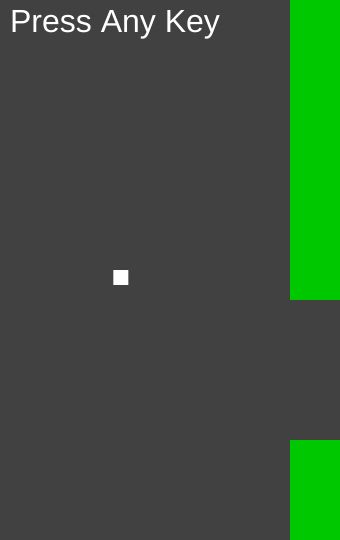
Frame 1 (no input)
Frame 60 (no input): identical to frame 1, image omitted
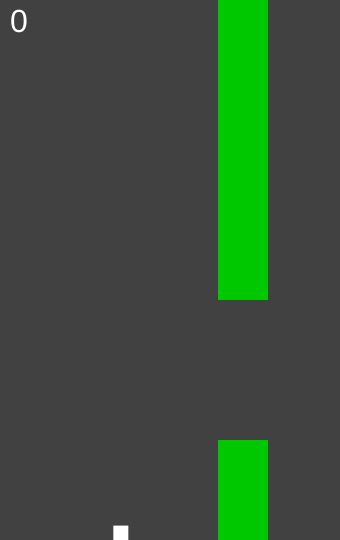
Frame 120 (the mouse pressed at the canvas centre since frame 60)

The p5.js sketch that drew these frames (run headless with seeded random() and noise() and a simulated clock; from frame 60 on, the mouse is pressed at the canvas centre):

// p5.js sketch
// ── sketch.js
let Brick;
let gravity;
let force;
let freeze;
let Hurdle;
let hurdleGap;
let score;
let gameOver;
function setup() {
   noStroke();
   createCanvas(340,540).center('horizontal');
   Brick = new brick();
   Hurdle = [];
   Hurdle.push(new hurdle());
   gravity = createVector(0,0.2);
   force = createVector(0,0);
   hurdleGap = 200;
   freeze = true;
   score = 0;
   gameOver = false;

}



function keyPressed() {
  jump();
}

function mousePressed() {
  jump();
}

function jump(){
  if(gameOver == false)
   freeze = false;
  else
    setup();
  force = createVector(0,-10);
  Brick.applyForce(force);
}

function draw() {
	background(65);
	Brick.applyForce(gravity);
  if(freeze == false)
	Brick.update();
	Brick.show();

   //Delete Hurdles which are out of Canvas   
  if(Hurdle[0].pos.x<-20)
      Hurdle.splice(0,1);

 	for(var i=0;i<Hurdle.length;i++){
    if(freeze == false)
 		Hurdle[i].update();
 		Hurdle[i].show();
   }
   	
  //Add New Hurdle
  if(Hurdle[Hurdle.length - 1].pos.x < width - hurdleGap){
 		Hurdle.push(new hurdle());
 	}
 
  //Scoring
  if(floor(Hurdle[0].pos.x+Hurdle[0].width+15-width/3) == -2)
    ++score;
 
 	//Game Over
  if(Brick.collide(Hurdle[0])==true || Brick.pos.y > height - 15)
 		{freeze = true;gameOver = true}
  
  if(freeze == true && gameOver == false){
     textSize(32);
     fill(255)
     text("Press Any Key", 10, 32);  
  }
  else{
    textSize(32);
    fill(255)
    text(score, 10, 32);
  }
}

// ── brick.js
brick = function(){
  this.pos=createVector(width/3,height/2);
  this.vel=createVector(0,0);
  this.acc=createVector(0,0);

  this.applyForce=function(force){
  	this.acc.add(force);
  }
 

  this.update=function(){

  	this.vel.add(this.acc);
  	this.acc.mult(0);
  	this.pos.add(this.vel);
  	
  	this.pos.x=constrain(this.pos.x,7.5,width-7.5);
  	this.pos.y=constrain(this.pos.y,7.5,height-7.5);

  	this.vel.y = constrain(this.vel.y,-6,6);
  }
  
  this.show=function(){
  	fill(255);
  	rect(this.pos.x,this.pos.y,15,15);
  }
  
  this.collide = function(column){
  	if(column.pos.x <= this.pos.x +15 && abs(this.pos.x-column.pos.x)<=15){
  		if(column.height>this.pos.y)
  			return true;
  		else if(this.pos.y+15 - column.height - column.gap>=0)
  			return true;
  		else
  			return false;
  	}
  	else
  		return false;
  }
}
// ── columns.js

hurdle = function(){

    this.width = 50;
	this.pos = createVector(width-this.width,0);
	this.vel = createVector(-1.5,0);
    this.height = floor(random(1,8))*50;
    this.gap = 140;
	this.update=function(){
		this.pos.add(this.vel);
		
	}

	this.show=function(){
		fill(0,200,0);
		rect(this.pos.x,this.pos.y,this.width,this.height);
		fill(0,200,0);
		rect(this.pos.x, this.height+this.gap, this.width ,height-this.height - this.gap);
	}
}
